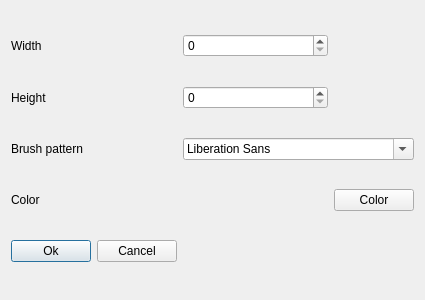
<?xml version="1.0" encoding="UTF-8"?>
<ui version="4.0">
 <class>NewImageDlg</class>
 <widget class="QDialog" name="NewImageDlg">
  <property name="geometry">
   <rect>
    <x>0</x>
    <y>0</y>
    <width>400</width>
    <height>300</height>
   </rect>
  </property>
  <property name="windowTitle">
   <string>Image Chooser - New Image</string>
  </property>
  <layout class="QGridLayout" name="gridLayout">
   <item row="5" column="0">
    <widget class="QPushButton" name="pushButton_3">
     <property name="text">
      <string>Ok</string>
     </property>
    </widget>
   </item>
   <item row="1" column="0">
    <widget class="QLabel" name="label_2">
     <property name="text">
      <string>Height</string>
     </property>
     <property name="buddy">
      <cstring>spinBox_2</cstring>
     </property>
    </widget>
   </item>
   <item row="1" column="2">
    <widget class="QSpinBox" name="spinBox_2"/>
   </item>
   <item row="0" column="0">
    <widget class="QLabel" name="label">
     <property name="text">
      <string>Width</string>
     </property>
     <property name="buddy">
      <cstring>spinBox</cstring>
     </property>
    </widget>
   </item>
   <item row="0" column="2">
    <widget class="QSpinBox" name="spinBox"/>
   </item>
   <item row="2" column="0">
    <widget class="QLabel" name="label_3">
     <property name="text">
      <string>Brush pattern</string>
     </property>
     <property name="buddy">
      <cstring>fontComboBox</cstring>
     </property>
    </widget>
   </item>
   <item row="2" column="2" colspan="2">
    <widget class="QFontComboBox" name="fontComboBox"/>
   </item>
   <item row="3" column="0">
    <widget class="QLabel" name="label_4">
     <property name="text">
      <string>Color</string>
     </property>
    </widget>
   </item>
   <item row="3" column="2">
    <spacer name="horizontalSpacer">
     <property name="orientation">
      <enum>Qt::Horizontal</enum>
     </property>
     <property name="sizeHint" stdset="0">
      <size>
       <width>136</width>
       <height>20</height>
      </size>
     </property>
    </spacer>
   </item>
   <item row="3" column="3">
    <widget class="QPushButton" name="pushButton">
     <property name="text">
      <string>Color</string>
     </property>
    </widget>
   </item>
   <item row="4" column="2" colspan="2">
    <layout class="QHBoxLayout" name="horizontalLayout"/>
   </item>
   <item row="5" column="1">
    <widget class="QPushButton" name="pushButton_2">
     <property name="text">
      <string>Cancel</string>
     </property>
    </widget>
   </item>
  </layout>
 </widget>
 <resources/>
 <connections>
  <connection>
   <sender>pushButton_2</sender>
   <signal>clicked()</signal>
   <receiver>pushButton_2</receiver>
   <slot>close()</slot>
   <hints>
    <hint type="sourcelabel">
     <x>132</x>
     <y>281</y>
    </hint>
    <hint type="destinationlabel">
     <x>133</x>
     <y>280</y>
    </hint>
   </hints>
  </connection>
 </connections>
</ui>
